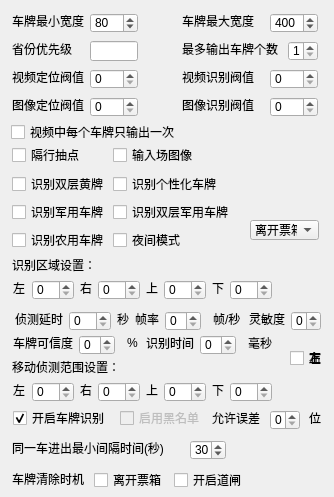
   <widget class="QWidget" name="tab2">
    <attribute name="title">
     <string>第二路视频</string>
    </attribute>
    <widget class="QCheckBox" name="val29">
     <property name="geometry">
      <rect>
       <x>11</x>
       <y>124</y>
       <width>167</width>
       <height>16</height>
      </rect>
     </property>
     <property name="styleSheet">
      <string>background-image: url(none);</string>
     </property>
     <property name="text">
      <string>视频中每个车牌只输出一次</string>
     </property>
    </widget>
    <widget class="QLabel" name="lblParam15_2">
     <property name="geometry">
      <rect>
       <x>12</x>
       <y>69</y>
       <width>72</width>
       <height>16</height>
      </rect>
     </property>
     <property name="styleSheet">
      <string>background-image: url(none);</string>
     </property>
     <property name="text">
      <string>视频定位阀值</string>
     </property>
    </widget>
    <widget class="QSpinBox" name="val25">
     <property name="geometry">
      <rect>
       <x>90</x>
       <y>69</y>
       <width>48</width>
       <height>20</height>
      </rect>
     </property>
     <property name="styleSheet">
      <string>background-image: url(none);</string>
     </property>
     <property name="maximum">
      <number>999</number>
     </property>
    </widget>
    <widget class="QLabel" name="lblParam16_2">
     <property name="geometry">
      <rect>
       <x>182</x>
       <y>69</y>
       <width>72</width>
       <height>16</height>
      </rect>
     </property>
     <property name="styleSheet">
      <string>background-image: url(none);</string>
     </property>
     <property name="text">
      <string>视频识别阀值</string>
     </property>
    </widget>
    <widget class="QSpinBox" name="val26">
     <property name="geometry">
      <rect>
       <x>270</x>
       <y>69</y>
       <width>48</width>
       <height>20</height>
      </rect>
     </property>
     <property name="styleSheet">
      <string>background-image: url(none);</string>
     </property>
     <property name="maximum">
      <number>999</number>
     </property>
    </widget>
    <widget class="QLineEdit" name="val23">
     <property name="geometry">
      <rect>
       <x>90</x>
       <y>41</y>
       <width>48</width>
       <height>20</height>
      </rect>
     </property>
     <property name="styleSheet">
      <string notr="true">background-image: url(none);</string>
     </property>
    </widget>
    <widget class="QLabel" name="lblParam14_2">
     <property name="geometry">
      <rect>
       <x>182</x>
       <y>41</y>
       <width>96</width>
       <height>16</height>
      </rect>
     </property>
     <property name="styleSheet">
      <string>background-image: url(none);</string>
     </property>
     <property name="text">
      <string>最多输出车牌个数</string>
     </property>
    </widget>
    <widget class="QLabel" name="lblParam13_2">
     <property name="geometry">
      <rect>
       <x>12</x>
       <y>41</y>
       <width>60</width>
       <height>16</height>
      </rect>
     </property>
     <property name="styleSheet">
      <string>background-image: url(none);</string>
     </property>
     <property name="text">
      <string>省份优先级</string>
     </property>
    </widget>
    <widget class="QSpinBox" name="val24">
     <property name="geometry">
      <rect>
       <x>288</x>
       <y>41</y>
       <width>30</width>
       <height>20</height>
      </rect>
     </property>
     <property name="styleSheet">
      <string>background-image: url(none);</string>
     </property>
     <property name="minimum">
      <number>1</number>
     </property>
     <property name="maximum">
      <number>6</number>
     </property>
    </widget>
    <widget class="QLabel" name="lblParam17_2">
     <property name="geometry">
      <rect>
       <x>12</x>
       <y>97</y>
       <width>72</width>
       <height>16</height>
      </rect>
     </property>
     <property name="styleSheet">
      <string>background-image: url(none);</string>
     </property>
     <property name="text">
      <string>图像定位阀值</string>
     </property>
    </widget>
    <widget class="QSpinBox" name="val27">
     <property name="geometry">
      <rect>
       <x>90</x>
       <y>97</y>
       <width>48</width>
       <height>20</height>
      </rect>
     </property>
     <property name="styleSheet">
      <string>background-image: url(none);</string>
     </property>
     <property name="maximum">
      <number>999</number>
     </property>
    </widget>
    <widget class="QLabel" name="lblParam18_2">
     <property name="geometry">
      <rect>
       <x>182</x>
       <y>97</y>
       <width>72</width>
       <height>16</height>
      </rect>
     </property>
     <property name="styleSheet">
      <string>background-image: url(none);</string>
     </property>
     <property name="text">
      <string>图像识别阀值</string>
     </property>
    </widget>
    <widget class="QSpinBox" name="val28">
     <property name="geometry">
      <rect>
       <x>270</x>
       <y>97</y>
       <width>48</width>
       <height>20</height>
      </rect>
     </property>
     <property name="styleSheet">
      <string>background-image: url(none);</string>
     </property>
     <property name="maximum">
      <number>999</number>
     </property>
    </widget>
    <widget class="QCheckBox" name="val212">
     <property name="geometry">
      <rect>
       <x>12</x>
       <y>176</y>
       <width>95</width>
       <height>16</height>
      </rect>
     </property>
     <property name="styleSheet">
      <string>background-image: url(none);</string>
     </property>
     <property name="text">
      <string>识别双层黄牌</string>
     </property>
    </widget>
    <widget class="QCheckBox" name="val213">
     <property name="geometry">
      <rect>
       <x>113</x>
       <y>176</y>
       <width>107</width>
       <height>16</height>
      </rect>
     </property>
     <property name="styleSheet">
      <string>background-image: url(none);</string>
     </property>
     <property name="text">
      <string>识别个性化车牌</string>
     </property>
    </widget>
    <widget class="QCheckBox" name="val210">
     <property name="geometry">
      <rect>
       <x>12</x>
       <y>147</y>
       <width>71</width>
       <height>16</height>
      </rect>
     </property>
     <property name="styleSheet">
      <string>background-image: url(none);</string>
     </property>
     <property name="text">
      <string>隔行抽点</string>
     </property>
    </widget>
    <widget class="QCheckBox" name="val211">
     <property name="geometry">
      <rect>
       <x>113</x>
       <y>147</y>
       <width>83</width>
       <height>16</height>
      </rect>
     </property>
     <property name="styleSheet">
      <string>background-image: url(none);</string>
     </property>
     <property name="text">
      <string>输入场图像</string>
     </property>
    </widget>
    <widget class="QCheckBox" name="val214">
     <property name="geometry">
      <rect>
       <x>12</x>
       <y>204</y>
       <width>95</width>
       <height>16</height>
      </rect>
     </property>
     <property name="styleSheet">
      <string>background-image: url(none);</string>
     </property>
     <property name="text">
      <string>识别军用车牌</string>
     </property>
    </widget>
    <widget class="QCheckBox" name="val215">
     <property name="geometry">
      <rect>
       <x>113</x>
       <y>204</y>
       <width>119</width>
       <height>16</height>
      </rect>
     </property>
     <property name="styleSheet">
      <string>background-image: url(none);</string>
     </property>
     <property name="text">
      <string>识别双层军用车牌</string>
     </property>
    </widget>
    <widget class="QCheckBox" name="val216">
     <property name="geometry">
      <rect>
       <x>12</x>
       <y>232</y>
       <width>95</width>
       <height>16</height>
      </rect>
     </property>
     <property name="styleSheet">
      <string>background-image: url(none);</string>
     </property>
     <property name="text">
      <string>识别农用车牌</string>
     </property>
    </widget>
    <widget class="QCheckBox" name="val217">
     <property name="geometry">
      <rect>
       <x>113</x>
       <y>232</y>
       <width>71</width>
       <height>16</height>
      </rect>
     </property>
     <property name="styleSheet">
      <string>background-image: url(none);</string>
     </property>
     <property name="text">
      <string>夜间模式</string>
     </property>
    </widget>
    <widget class="QLabel" name="label_6">
     <property name="geometry">
      <rect>
       <x>12</x>
       <y>255</y>
       <width>91</width>
       <height>20</height>
      </rect>
     </property>
     <property name="styleSheet">
      <string>background-image: url(none);</string>
     </property>
     <property name="text">
      <string>识别区域设置：</string>
     </property>
    </widget>
    <widget class="QLabel" name="label_7">
     <property name="geometry">
      <rect>
       <x>13</x>
       <y>280</y>
       <width>16</width>
       <height>16</height>
      </rect>
     </property>
     <property name="styleSheet">
      <string>background-image: url(none);</string>
     </property>
     <property name="text">
      <string>左</string>
     </property>
    </widget>
    <widget class="QSpinBox" name="val218">
     <property name="geometry">
      <rect>
       <x>32</x>
       <y>280</y>
       <width>42</width>
       <height>20</height>
      </rect>
     </property>
     <property name="styleSheet">
      <string>background-image: url(none);</string>
     </property>
     <property name="maximum">
      <number>999</number>
     </property>
    </widget>
    <widget class="QLabel" name="label_8">
     <property name="geometry">
      <rect>
       <x>80</x>
       <y>280</y>
       <width>16</width>
       <height>16</height>
      </rect>
     </property>
     <property name="styleSheet">
      <string>background-image: url(none);</string>
     </property>
     <property name="text">
      <string>右</string>
     </property>
    </widget>
    <widget class="QSpinBox" name="val219">
     <property name="geometry">
      <rect>
       <x>98</x>
       <y>280</y>
       <width>42</width>
       <height>20</height>
      </rect>
     </property>
     <property name="styleSheet">
      <string>background-image: url(none);</string>
     </property>
     <property name="maximum">
      <number>999</number>
     </property>
    </widget>
    <widget class="QLabel" name="label_9">
     <property name="geometry">
      <rect>
       <x>146</x>
       <y>280</y>
       <width>16</width>
       <height>16</height>
      </rect>
     </property>
     <property name="styleSheet">
      <string>background-image: url(none);</string>
     </property>
     <property name="text">
      <string>上</string>
     </property>
    </widget>
    <widget class="QSpinBox" name="val220">
     <property name="geometry">
      <rect>
       <x>164</x>
       <y>280</y>
       <width>42</width>
       <height>20</height>
      </rect>
     </property>
     <property name="styleSheet">
      <string>background-image: url(none);</string>
     </property>
     <property name="maximum">
      <number>999</number>
     </property>
    </widget>
    <widget class="QLabel" name="label_10">
     <property name="geometry">
      <rect>
       <x>212</x>
       <y>280</y>
       <width>16</width>
       <height>16</height>
      </rect>
     </property>
     <property name="styleSheet">
      <string>background-image: url(none);</string>
     </property>
     <property name="text">
      <string>下</string>
     </property>
    </widget>
    <widget class="QSpinBox" name="val221">
     <property name="geometry">
      <rect>
       <x>230</x>
       <y>280</y>
       <width>42</width>
       <height>20</height>
      </rect>
     </property>
     <property name="styleSheet">
      <string>background-image: url(none);</string>
     </property>
     <property name="maximum">
      <number>999</number>
     </property>
    </widget>
    <widget class="QSpinBox" name="val21">
     <property name="geometry">
      <rect>
       <x>90</x>
       <y>13</y>
       <width>48</width>
       <height>20</height>
      </rect>
     </property>
     <property name="styleSheet">
      <string>background-image: url(none);</string>
     </property>
     <property name="maximum">
      <number>999</number>
     </property>
     <property name="value">
      <number>80</number>
     </property>
    </widget>
    <widget class="QSpinBox" name="val22">
     <property name="geometry">
      <rect>
       <x>270</x>
       <y>13</y>
       <width>48</width>
       <height>20</height>
      </rect>
     </property>
     <property name="styleSheet">
      <string>background-image: url(none);</string>
     </property>
     <property name="maximum">
      <number>9999</number>
     </property>
     <property name="value">
      <number>400</number>
     </property>
    </widget>
    <widget class="QLabel" name="lblParam12_2">
     <property name="geometry">
      <rect>
       <x>182</x>
       <y>13</y>
       <width>72</width>
       <height>16</height>
      </rect>
     </property>
     <property name="styleSheet">
      <string>background-image: url(none);</string>
     </property>
     <property name="text">
      <string>车牌最大宽度</string>
     </property>
    </widget>
    <widget class="QLabel" name="lblParam11_2">
     <property name="geometry">
      <rect>
       <x>12</x>
       <y>13</y>
       <width>72</width>
       <height>16</height>
      </rect>
     </property>
     <property name="styleSheet">
      <string>background-image: url(none);</string>
     </property>
     <property name="text">
      <string>车牌最小宽度</string>
     </property>
    </widget>
    <widget class="QSpinBox" name="val226">
     <property name="geometry">
      <rect>
       <x>200</x>
       <y>335</y>
       <width>36</width>
       <height>20</height>
      </rect>
     </property>
     <property name="styleSheet">
      <string>background-image: url(none);</string>
     </property>
     <property name="maximum">
      <number>500</number>
     </property>
    </widget>
    <widget class="QLabel" name="label_36">
     <property name="geometry">
      <rect>
       <x>146</x>
       <y>335</y>
       <width>48</width>
       <height>16</height>
      </rect>
     </property>
     <property name="styleSheet">
      <string>background-image: url(none);</string>
     </property>
     <property name="text">
      <string>识别时间</string>
     </property>
    </widget>
    <widget class="QLabel" name="label_37">
     <property name="geometry">
      <rect>
       <x>13</x>
       <y>335</y>
       <width>60</width>
       <height>16</height>
      </rect>
     </property>
     <property name="styleSheet">
      <string>background-image: url(none);</string>
     </property>
     <property name="text">
      <string>车牌可信度</string>
     </property>
    </widget>
    <widget class="QSpinBox" name="val225">
     <property name="geometry">
      <rect>
       <x>79</x>
       <y>335</y>
       <width>36</width>
       <height>20</height>
      </rect>
     </property>
     <property name="styleSheet">
      <string>background-image: url(none);</string>
     </property>
     <property name="maximum">
      <number>100</number>
     </property>
    </widget>
    <widget class="QLabel" name="label_38">
     <property name="geometry">
      <rect>
       <x>248</x>
       <y>335</y>
       <width>24</width>
       <height>16</height>
      </rect>
     </property>
     <property name="styleSheet">
      <string>background-image: url(none);</string>
     </property>
     <property name="text">
      <string>毫秒</string>
     </property>
    </widget>
    <widget class="QLabel" name="label_39">
     <property name="geometry">
      <rect>
       <x>127</x>
       <y>335</y>
       <width>16</width>
       <height>16</height>
      </rect>
     </property>
     <property name="styleSheet">
      <string>background-image: url(none);</string>
     </property>
     <property name="text">
      <string>%</string>
     </property>
    </widget>
    <widget class="QLabel" name="label_27">
     <property name="geometry">
      <rect>
       <x>15</x>
       <y>311</y>
       <width>48</width>
       <height>16</height>
      </rect>
     </property>
     <property name="styleSheet">
      <string>background-image: url(none);</string>
     </property>
     <property name="text">
      <string>侦测延时</string>
     </property>
    </widget>
    <widget class="QSpinBox" name="val223">
     <property name="geometry">
      <rect>
       <x>165</x>
       <y>311</y>
       <width>36</width>
       <height>20</height>
      </rect>
     </property>
     <property name="styleSheet">
      <string>background-image: url(none);</string>
     </property>
     <property name="maximum">
      <number>30</number>
     </property>
    </widget>
    <widget class="QLabel" name="label_51">
     <property name="geometry">
      <rect>
       <x>213</x>
       <y>311</y>
       <width>30</width>
       <height>16</height>
      </rect>
     </property>
     <property name="styleSheet">
      <string>background-image: url(none);</string>
     </property>
     <property name="text">
      <string>帧/秒</string>
     </property>
    </widget>
    <widget class="QSpinBox" name="val224">
     <property name="geometry">
      <rect>
       <x>291</x>
       <y>311</y>
       <width>30</width>
       <height>20</height>
      </rect>
     </property>
     <property name="styleSheet">
      <string>background-image: url(none);</string>
     </property>
     <property name="maximum">
      <number>6</number>
     </property>
    </widget>
    <widget class="QLabel" name="label_50">
     <property name="geometry">
      <rect>
       <x>135</x>
       <y>311</y>
       <width>24</width>
       <height>16</height>
      </rect>
     </property>
     <property name="styleSheet">
      <string>background-image: url(none);</string>
     </property>
     <property name="text">
      <string>帧率</string>
     </property>
    </widget>
    <widget class="QSpinBox" name="val222">
     <property name="geometry">
      <rect>
       <x>69</x>
       <y>311</y>
       <width>42</width>
       <height>20</height>
      </rect>
     </property>
     <property name="styleSheet">
      <string>background-image: url(none);</string>
     </property>
     <property name="maximum">
      <number>999</number>
     </property>
    </widget>
    <widget class="QLabel" name="label_26">
     <property name="geometry">
      <rect>
       <x>117</x>
       <y>311</y>
       <width>16</width>
       <height>16</height>
      </rect>
     </property>
     <property name="styleSheet">
      <string>background-image: url(none);</string>
     </property>
     <property name="text">
      <string>秒</string>
     </property>
    </widget>
    <widget class="QLabel" name="label_57">
     <property name="geometry">
      <rect>
       <x>249</x>
       <y>311</y>
       <width>36</width>
       <height>16</height>
      </rect>
     </property>
     <property name="styleSheet">
      <string>background-image: url(none);</string>
     </property>
     <property name="text">
      <string>灵敏度</string>
     </property>
    </widget>
    <widget class="QSpinBox" name="val228">
     <property name="geometry">
      <rect>
       <x>98</x>
       <y>382</y>
       <width>42</width>
       <height>20</height>
      </rect>
     </property>
     <property name="styleSheet">
      <string>background-image: url(none);</string>
     </property>
     <property name="maximum">
      <number>999</number>
     </property>
    </widget>
    <widget class="QSpinBox" name="val230">
     <property name="geometry">
      <rect>
       <x>230</x>
       <y>382</y>
       <width>42</width>
       <height>20</height>
      </rect>
     </property>
     <property name="styleSheet">
      <string>background-image: url(none);</string>
     </property>
     <property name="maximum">
      <number>999</number>
     </property>
    </widget>
    <widget class="QSpinBox" name="val227">
     <property name="geometry">
      <rect>
       <x>32</x>
       <y>382</y>
       <width>42</width>
       <height>20</height>
      </rect>
     </property>
     <property name="styleSheet">
      <string>background-image: url(none);</string>
     </property>
     <property name="maximum">
      <number>999</number>
     </property>
    </widget>
    <widget class="QLabel" name="label_65">
     <property name="geometry">
      <rect>
       <x>13</x>
       <y>382</y>
       <width>16</width>
       <height>16</height>
      </rect>
     </property>
     <property name="styleSheet">
      <string>background-image: url(none);</string>
     </property>
     <property name="text">
      <string>左</string>
     </property>
    </widget>
    <widget class="QLabel" name="label_66">
     <property name="geometry">
      <rect>
       <x>146</x>
       <y>382</y>
       <width>16</width>
       <height>16</height>
      </rect>
     </property>
     <property name="styleSheet">
      <string>background-image: url(none);</string>
     </property>
     <property name="text">
      <string>上</string>
     </property>
    </widget>
    <widget class="QLabel" name="label_67">
     <property name="geometry">
      <rect>
       <x>212</x>
       <y>382</y>
       <width>16</width>
       <height>16</height>
      </rect>
     </property>
     <property name="styleSheet">
      <string>background-image: url(none);</string>
     </property>
     <property name="text">
      <string>下</string>
     </property>
    </widget>
    <widget class="QLabel" name="label_68">
     <property name="geometry">
      <rect>
       <x>12</x>
       <y>357</y>
       <width>121</width>
       <height>20</height>
      </rect>
     </property>
     <property name="styleSheet">
      <string>background-image: url(none);</string>
     </property>
     <property name="text">
      <string>移动侦测范围设置：</string>
     </property>
    </widget>
    <widget class="QSpinBox" name="val229">
     <property name="geometry">
      <rect>
       <x>164</x>
       <y>382</y>
       <width>42</width>
       <height>20</height>
      </rect>
     </property>
     <property name="styleSheet">
      <string>background-image: url(none);</string>
     </property>
     <property name="maximum">
      <number>999</number>
     </property>
    </widget>
    <widget class="QLabel" name="label_69">
     <property name="geometry">
      <rect>
       <x>80</x>
       <y>382</y>
       <width>16</width>
       <height>16</height>
      </rect>
     </property>
     <property name="styleSheet">
      <string>background-image: url(none);</string>
     </property>
     <property name="text">
      <string>右</string>
     </property>
    </widget>
    <widget class="QSpinBox" name="val233">
     <property name="geometry">
      <rect>
       <x>270</x>
       <y>410</y>
       <width>30</width>
       <height>20</height>
      </rect>
     </property>
     <property name="styleSheet">
      <string>background-image: url(none);</string>
     </property>
     <property name="maximum">
      <number>8</number>
     </property>
    </widget>
    <widget class="QLabel" name="label_23">
     <property name="geometry">
      <rect>
       <x>212</x>
       <y>410</y>
       <width>48</width>
       <height>16</height>
      </rect>
     </property>
     <property name="styleSheet">
      <string>background-image: url(none);</string>
     </property>
     <property name="text">
      <string>允许误差</string>
     </property>
    </widget>
    <widget class="QCheckBox" name="val231">
     <property name="geometry">
      <rect>
       <x>13</x>
       <y>410</y>
       <width>95</width>
       <height>16</height>
      </rect>
     </property>
     <property name="styleSheet">
      <string>background-image: url(none);</string>
     </property>
     <property name="text">
      <string>开启车牌识别</string>
     </property>
     <property name="checked">
      <bool>true</bool>
     </property>
    </widget>
    <widget class="QCheckBox" name="val232">
     <property name="enabled">
      <bool>false</bool>
     </property>
     <property name="geometry">
      <rect>
       <x>120</x>
       <y>410</y>
       <width>83</width>
       <height>16</height>
      </rect>
     </property>
     <property name="styleSheet">
      <string>background-image: url(none);</string>
     </property>
     <property name="text">
      <string>启用黑名单</string>
     </property>
    </widget>
    <widget class="QLabel" name="label_80">
     <property name="geometry">
      <rect>
       <x>309</x>
       <y>410</y>
       <width>16</width>
       <height>16</height>
      </rect>
     </property>
     <property name="styleSheet">
      <string>background-image: url(none);</string>
     </property>
     <property name="text">
      <string>位</string>
     </property>
    </widget>
    <widget class="QCheckBox" name="val237">
     <property name="geometry">
      <rect>
       <x>290</x>
       <y>350</y>
       <width>35</width>
       <height>16</height>
      </rect>
     </property>
     <property name="styleSheet">
      <string>background-image: url(none);</string>
     </property>
     <property name="text">
      <string>下</string>
     </property>
    </widget>
    <widget class="QCheckBox" name="val234">
     <property name="geometry">
      <rect>
       <x>290</x>
       <y>350</y>
       <width>35</width>
       <height>16</height>
      </rect>
     </property>
     <property name="styleSheet">
      <string>background-image: url(none);</string>
     </property>
     <property name="text">
      <string>左</string>
     </property>
    </widget>
    <widget class="QCheckBox" name="val235">
     <property name="geometry">
      <rect>
       <x>290</x>
       <y>350</y>
       <width>35</width>
       <height>16</height>
      </rect>
     </property>
     <property name="styleSheet">
      <string>background-image: url(none);</string>
     </property>
     <property name="text">
      <string>右</string>
     </property>
    </widget>
    <widget class="QCheckBox" name="val236">
     <property name="geometry">
      <rect>
       <x>290</x>
       <y>350</y>
       <width>35</width>
       <height>16</height>
      </rect>
     </property>
     <property name="styleSheet">
      <string>background-image: url(none);</string>
     </property>
     <property name="text">
      <string>上</string>
     </property>
    </widget>
    <widget class="QSpinBox" name="val238">
     <property name="geometry">
      <rect>
       <x>190</x>
       <y>440</y>
       <width>36</width>
       <height>20</height>
      </rect>
     </property>
     <property name="styleSheet">
      <string notr="true">background-image: url(none);</string>
     </property>
     <property name="value">
      <number>30</number>
     </property>
    </widget>
    <widget class="QLabel" name="label_86">
     <property name="geometry">
      <rect>
       <x>12</x>
       <y>440</y>
       <width>171</width>
       <height>16</height>
      </rect>
     </property>
     <property name="styleSheet">
      <string notr="true">background-image: url(none);</string>
     </property>
     <property name="text">
      <string>同一车进出最小间隔时间(秒)</string>
     </property>
    </widget>
    <widget class="QLabel" name="label_90">
     <property name="geometry">
      <rect>
       <x>12</x>
       <y>471</y>
       <width>72</width>
       <height>16</height>
      </rect>
     </property>
     <property name="text">
      <string>车牌清除时机</string>
     </property>
    </widget>
    <widget class="QComboBox" name="val239">
     <property name="geometry">
      <rect>
       <x>250</x>
       <y>220</y>
       <width>69</width>
       <height>20</height>
      </rect>
     </property>
     <item>
      <property name="text">
       <string>离开票箱</string>
      </property>
     </item>
     <item>
      <property name="text">
       <string>开启道闸</string>
      </property>
     </item>
    </widget>
    <widget class="QCheckBox" name="val241">
     <property name="geometry">
      <rect>
       <x>174</x>
       <y>472</y>
       <width>71</width>
       <height>16</height>
      </rect>
     </property>
     <property name="text">
      <string>开启道闸</string>
     </property>
    </widget>
    <widget class="QCheckBox" name="val240">
     <property name="geometry">
      <rect>
       <x>94</x>
       <y>472</y>
       <width>71</width>
       <height>16</height>
      </rect>
     </property>
     <property name="text">
      <string>离开票箱</string>
     </property>
    </widget>
   </widget>
